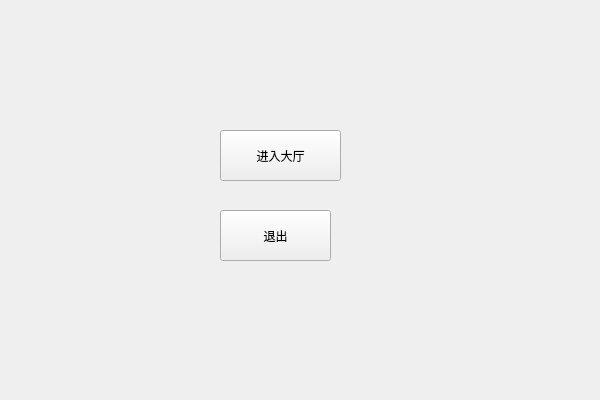
<?xml version="1.0" encoding="UTF-8"?>
<ui version="4.0">
 <class>MainMenuWidgetClass</class>
 <widget class="QWidget" name="MainMenuWidgetClass">
  <property name="geometry">
   <rect>
    <x>0</x>
    <y>0</y>
    <width>600</width>
    <height>400</height>
   </rect>
  </property>
  <property name="windowTitle">
   <string>MainMenuWidget</string>
  </property>
  <widget class="QPushButton" name="joinLobbyBtn">
   <property name="geometry">
    <rect>
     <x>220</x>
     <y>130</y>
     <width>121</width>
     <height>51</height>
    </rect>
   </property>
   <property name="text">
    <string>进入大厅</string>
   </property>
  </widget>
  <widget class="QPushButton" name="logoutBtn">
   <property name="geometry">
    <rect>
     <x>220</x>
     <y>210</y>
     <width>111</width>
     <height>51</height>
    </rect>
   </property>
   <property name="text">
    <string>退出</string>
   </property>
  </widget>
 </widget>
 <layoutdefault spacing="6" margin="11"/>
 <resources/>
 <connections>
  <connection>
   <sender>joinLobbyBtn</sender>
   <signal>clicked()</signal>
   <receiver>MainMenuWidgetClass</receiver>
   <slot>JoinBtnClicked()</slot>
   <hints>
    <hint type="sourcelabel">
     <x>299</x>
     <y>164</y>
    </hint>
    <hint type="destinationlabel">
     <x>329</x>
     <y>214</y>
    </hint>
   </hints>
  </connection>
  <connection>
   <sender>logoutBtn</sender>
   <signal>clicked()</signal>
   <receiver>MainMenuWidgetClass</receiver>
   <slot>ExitBtnClicked()</slot>
   <hints>
    <hint type="sourcelabel">
     <x>322</x>
     <y>228</y>
    </hint>
    <hint type="destinationlabel">
     <x>463</x>
     <y>233</y>
    </hint>
   </hints>
  </connection>
 </connections>
 <slots>
  <slot>JoinBtnClicked()</slot>
  <slot>ExitBtnClicked()</slot>
 </slots>
</ui>
